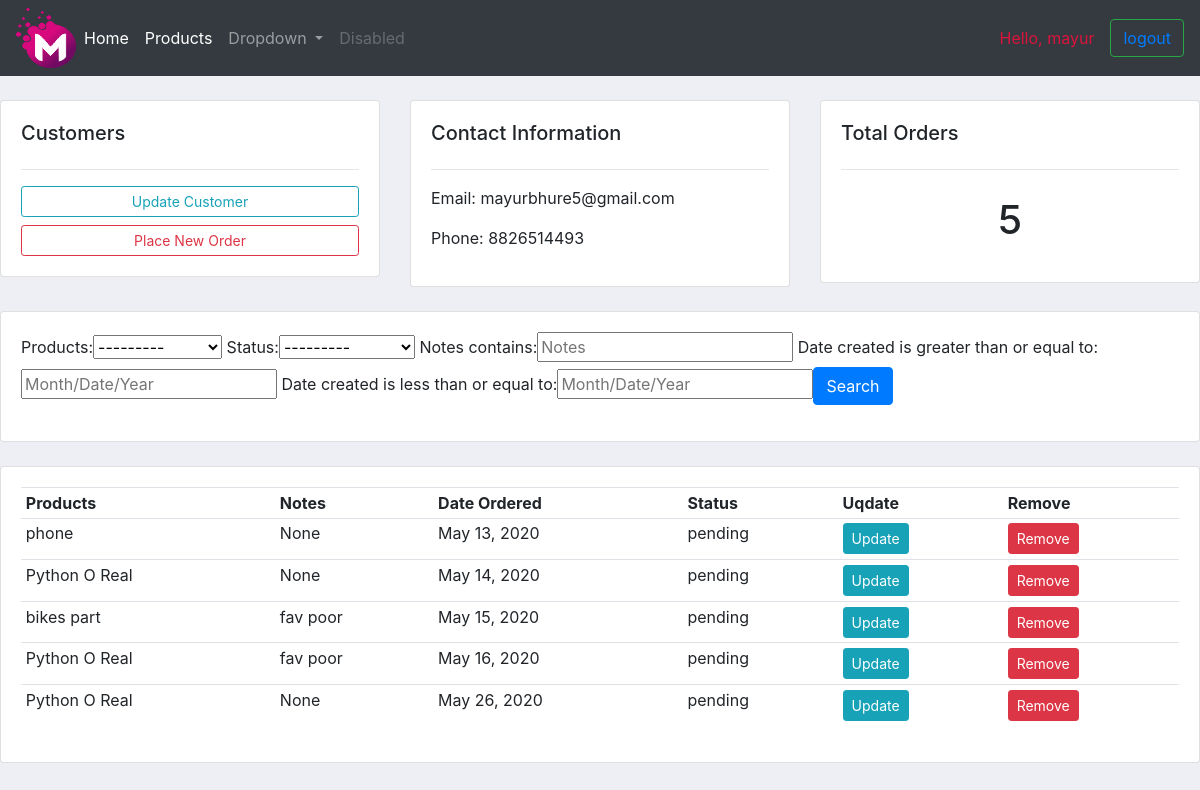
The page /customer_profile/3/ (signed in) on the database its author committed.
### accounts/models.py (models this page shows, shortened)
class Customer(models.Model):
    name = models.CharField(max_length=200, null=True)
    phone = models.CharField(max_length=200, null=True)
    email = models.CharField(max_length=200,blank=True)
    date_created = models.DateTimeField(auto_now_add=True, null=True)

class Order(models.Model):
    STATUS = (
        ('pending','pending'),
        ('Out of Deilvery','Out of Deilvery'),
        ('Delivered','Delivered'),
    )
    customer = models.ForeignKey(Customer, null=True , on_delete=models.SET_NULL)
    products = models.ForeignKey(Product, null=True , on_delete=models.SET_NULL)
    date_created = models.DateField(auto_now_add=True, null=True)
    status = models.CharField(max_length=200,choices=STATUS)
    notes = models.CharField(max_length=1000,null=True)

class Product(models.Model):
    CATEGORY = (
        ("Indoor","Indoor"),
        ('Out Door','Out Door'),
    )
    name = models.CharField(max_length=200, null=True)
    price = models.FloatField(null=True)
    category = models.CharField(max_length=200, null=True, choices=CATEGORY)
    description = models.CharField(max_length=200, null=True, blank=True)
    date_created = models.DateTimeField(auto_now_add=True, null=True)
    tag = models.ManyToManyField(Tag)
    def __str__(self):
        return self.name

### accounts/decorator.py (the view)
        def wrapper_func(request, *args, **kwargs):
            group = None
            if request.user.groups.exists():
                group = request.user.groups.all()[0].name
            if group in allowed_roles:
                return view_func(request, *args, **kwargs)
            else:
                return HttpResponse('you are not authorised to view this page')

### accounts/decorator.py (called while the page is built)
def allowed_users(allowed_roles=[]):
    def decorator(view_func):
        def wrapper_func(request, *args, **kwargs):
            group = None
            if request.user.groups.exists():
                group = request.user.groups.all()[0].name
            if group in allowed_roles:
                return view_func(request, *args, **kwargs)
            else:
                return HttpResponse('you are not authorised to view this page')
        return wrapper_func
    return decorator

### accounts/views.py (called while the page is built)
@login_required(login_url='login') #decorators
@allowed_users(allowed_roles=['admin'])
def customer(request, pk_text):
    customer = Customer.objects.get(id=pk_text)
    orders = customer.order_set.all()
    total_orders = orders.count()
    myfilter = OrderFilter(request.GET, queryset=orders)
    orders = myfilter.qs
    context = {'customer':customer,'orders':orders,'order_counts':total_orders,'myfilter':myfilter}
    return render(request, 'customers.html',context)

### accounts/templates/customers.html
{% extends 'navbar.html' %}
{% block content %}
<br>
<div class="row">
    <div class="col-md">
        <div class="card card-body" >
            <h5> Customers </h5>
            <hr>
            <a class="btn btn-outline-info btn-sm btn-block" href="">Update Customer</a>
            <a class="btn btn-outline-danger btn-sm btn-block" href="{% url 'create_order' customer.id %}">Place New Order</a>
        </div>
    </div>
    <div class="col-md">
        <div class="card card-body" >
            <h5> Contact Information </h5>
            <hr>
            <p> Email: {{ customer.email }}</p>
            <p> Phone: {{ customer.phone }}</p>
        </div>
    </div>
    <div class="col-md">
        <div class="card card-body" >
            <h5> Total Orders </h5>
            <hr>
            <h1 style="text-align: center;padding: 10px ">{{ order_counts }}</h1>
        </div>
    </div>
</div>
<br>
<div class="row">
    <div class="col-md">
        <div class="card card-body" >
            <form method="get">
                {{ myfilter.form }}<button class="btn btn-primary" type="submit"> Search </button>
            </form>
        </div>
    </div>
</div>
<br>
<div class="row">
    <div class="col-md">
        <div class="card card-body" >
            <table class="table table-sm">
                <tr>
                    <th> Products </th>
                    <th> Notes </th>
                    <th> Date Ordered </th>
                    <th> Status </th>
                    <th> Uqdate </th>
                    <th> Remove </th>
                </tr>
                {% for orders_show in orders %}
                <tr>
                    <td> {{ orders_show.products }} </td>
                    <td> {{ orders_show.notes }} </td>
                    <td> {{ orders_show.date_created }} </td>
                    <td> {{ orders_show.status }} </td>
                    <td><a class='btn btn-sm btn-info' href="{% url 'update' orders_show.id %}">Update</a></td>
                    <td><a class='btn btn-sm btn-danger' href="{% url 'delete' orders_show.id %}">Remove</a></td>
                </tr>
                {% endfor %}
            </table>
        </div>
    </div>
</div>
{% endblock %}

### accounts/templates/navbar.html (shortened to what this page needs)
{% include "links.html" %}
{% load static %}
<!DOCTYPE html>
<html>
    <head>
    </head>
    <body>
<nav class="navbar navbar-expand-lg navbar-dark bg-dark">
  <img  src="{% static 'images/logo_orginal.png' %}">
  <div class="collapse navbar-collapse" id="navbarSupportedContent">
    <ul class="navbar-nav mr-auto">
      <li class="nav-item active">
        <a class="nav-link" href="{% url 'home' %}">Home<span class="sr-only">(current)</span></a>
      </li>
      <li class="nav-item active">
        <a class="nav-link" href="{% url 'products' %}">Products<span class="sr-only">(current)</span></a>
      </li>
      <li class="nav-item dropdown">
        <a class="nav-link dropdown-toggle" href="#" id="navbarDropdown" role="button" data-toggle="dropdown" aria-haspopup="true" aria-expanded="false">
          Dropdown
        </a>
      </li>
      <li class="nav-item">
        <a class="nav-link disabled" href="#">Disabled</a>
      </li>
    </ul>
  </div>
  <span class="nav-link" style="color:crimson"> Hello, {{ request.user }} </span>
  <button class="btn btn-outline-success my-2 my-sm-0"><a href="{% url 'logout' %}">logout</a></button>
</nav>
        {% block content %}
        {% endblock %}
    </body>
</html>

### accounts/static/css/main.css (style rules this page uses)
body { background-color: #edeff5; }

### rows shown on the page
Customer: email "mayurbhure5@gmail.com", phone "8826514493"
Order: products "phone", notes "None", date_created "May 13, 2020", status "pending"
Order: products "Python O Real", notes "None", date_created "May 14, 2020", status "pending"
Order: products "bikes part", notes "fav poor", date_created "May 15, 2020", status "pending"
Order: products "Python O Real", notes "fav poor", date_created "May 16, 2020", status "pending"
Order: products "Python O Real", notes "None", date_created "May 26, 2020", status "pending"

### other values the page prints
{{ request.user }} "mayur"
{{ order_counts }} "5"
